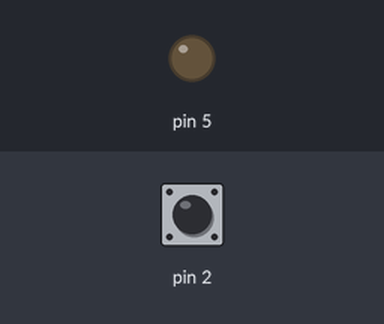
The sketch below on a simulated Arduino Uno, built with avr-gcc and run on an emulated ATmega328P. Shown: output pins drawn as LEDs (lit = HIGH). Dashed ring = blinking. The test bench sets the inputs (shaded band); at power-on: pin 2 LOW.

Above: at 1.2 s.
1.3 s: pin 2 pulsed HIGH 5 times (0.12 s each, 0.3 s apart)
At 1.92 s:
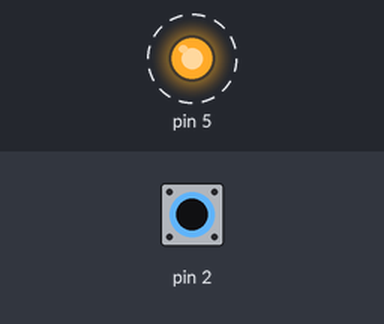
Timing chart, 0 to 4.3 s (numbered marks = the images above; inputs shaded):
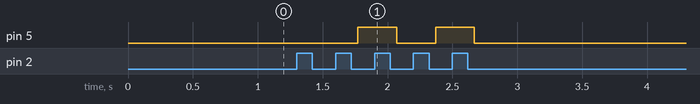

The sketch:

tiklayinca_yanan_sonra_sonen_booelan_ile.ino
```cpp
boolean okunan = 1;
boolean led_durumu=HIGH;

void setup()
{
pinMode(2,INPUT);
pinMode(5, OUTPUT);


Serial.begin(9600);
}
void loop()
{
  okunan = digitalRead(2);

  if( okunan == HIGH)//Buttona basıldıysa 0 gelir ters mantık.
   {
  /*butona bastım if e girdi. basılı iken birşey yapılammasını while ile sağladık
  while bırakılınca çıkacak led_durumu değişkeni 1 se yanacak değilse sönecek. */
   while(digitalRead(2)==HIGH){}//Bırakıldımı diye kontrol ediyorz bırakılmışsa döngüden çıkıyor

   //değişken iken döngüsünde kontorl edilmezse sonsuz döngüye girer.
   delay(50);
   led_durumu= !led_durumu;//1 ise 0 olarak çeviriyoruz.
   digitalWrite(5,led_durumu);
   }
}


//ark buton metali ayrılırken arada olan voltaj değerleridir.

 /* buttona basınca yanan bırakınca yanan tekrarlayınca tersi olanın uzun yolu

 if(okunan == 0)
  {
    while(okunan == 0)
    {
       okunan = digitalRead(3);
    }
    delay(50);
    if(sayac % 2 == 0)//
    {
    digitalWrite(5,LOW);
    sayac += 1;
    delay(50);
    }

  else
{
  digitalWrite(5,HIGH);
  sayac += 1;
  delay(50);
}*/
```

Measured:
- after the input at 1.3 s, pin 5: alternates HIGH for 0.30 s and LOW for 0.30 s, 4 changes in all, then stays LOW, starting after 0.47 s
